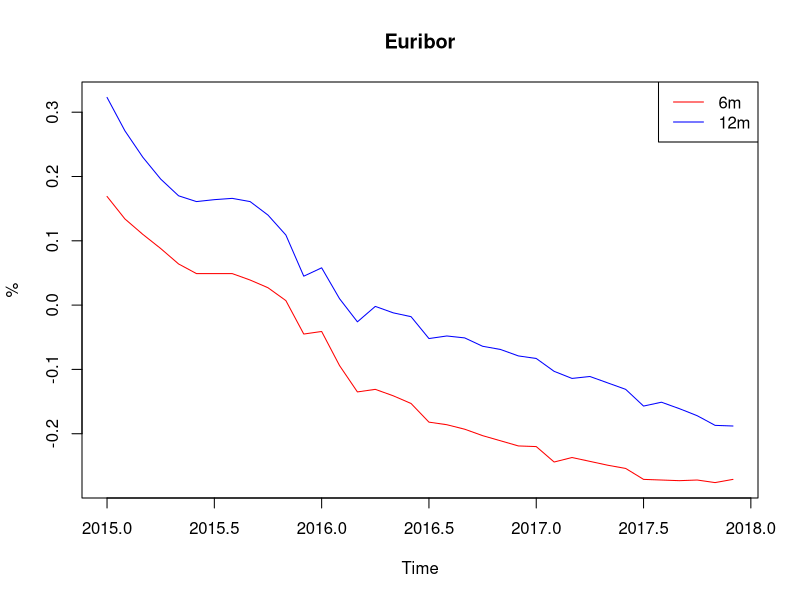
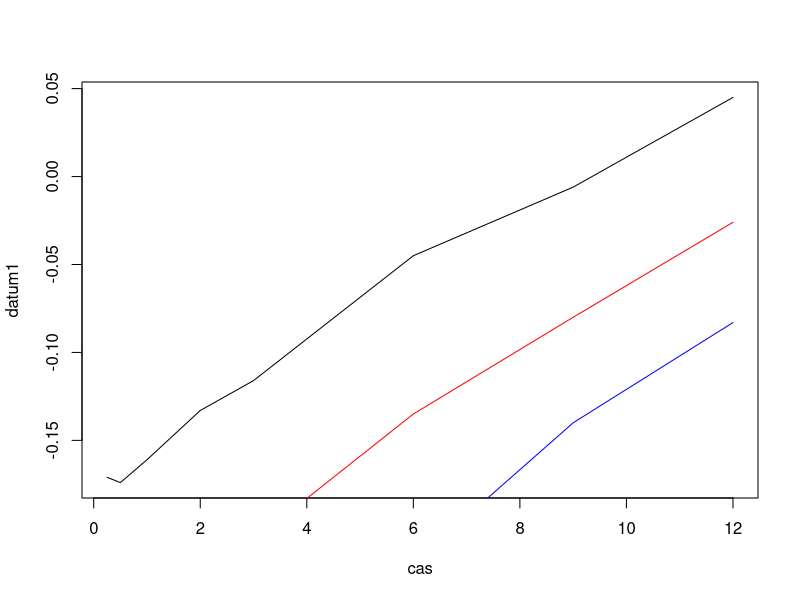

Write R code to recreate these figures, in order.
library(dplyr)
library(readr)
library(ggplot2)

# 1. NALOGA

#UVOZ

eur15a <- as.data.frame(read.csv('hist_EURIBOR_2015.csv', row.names = "X"))
eur15prvi <- eur15a[,c(1,22,42,64,84,104,126,149,170,192,214,235)]

eur16a <- as.data.frame(read.csv('hist_EURIBOR_2016.csv', row.names = "X"))
eur16prvi <- eur16a[,c(1,21,42,63,84,106,128,149,172,194,215,237)]

eur17a <- as.data.frame(read.csv('hist_EURIBOR_2017.csv', row.names = "X"))
eur17prvi <- eur17a[,c(1,23,43,66,84,106,128,149,172,193,215,237)]

euribor15 <- t(eur15prvi)
euribor16 <- t(eur16prvi)
euribor17 <- t(eur17prvi)

#tsplot

casovna_vrsta_15 <- euribor15[,c("6m","12m")]
casovna_vrsta_16 <- euribor16[,c("6m","12m")]
casovna_vrsta_17 <- euribor17[,c("6m","12m")]


zdruzeni_euribor_3leta <- rbind(casovna_vrsta_15,casovna_vrsta_16,casovna_vrsta_17)

casovna_vrsta_6m <- ts(data = zdruzeni_euribor_3leta[,c("6m")], frequency = 12, start = c(2015,1))
casovna_vrsta_12m <- ts(data = zdruzeni_euribor_3leta[,c("12m")], frequency = 12, start = c(2015,1))
ts.plot(casovna_vrsta_6m, casovna_vrsta_12m, col= c("red","blue"), main= "Euribor", ylab = "%", lwd = 1)
legend("topright", c("6m","12m"), col=c("red", "blue"), lwd = 1)
                     

# 2. NALOGA

datum1 <- euribor15[12,]  #  1.12.2015
datum2 <- euribor16[3,]  #  1.3.2016
datum3 <- euribor17[1,]  #  2.1.2017


cas <- c(0.25, 0.5, 1, 2, 3, 6, 9, 12)
plot(cas, datum1, type="l", col="black")
lines(cas, datum2, col="red")
lines(cas, datum3, col="blue")








